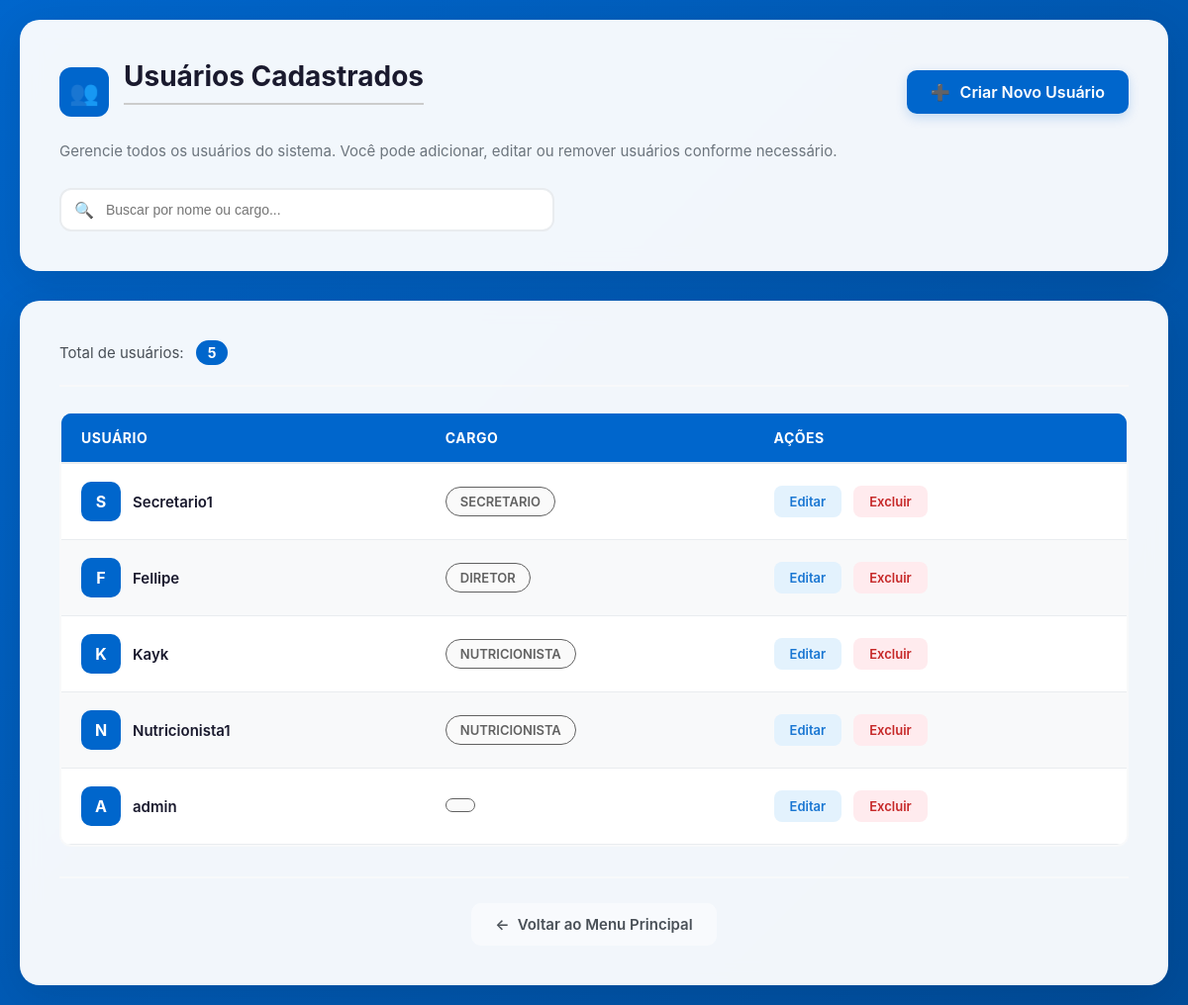
The app's page /usuarios/ (signed in), older data.
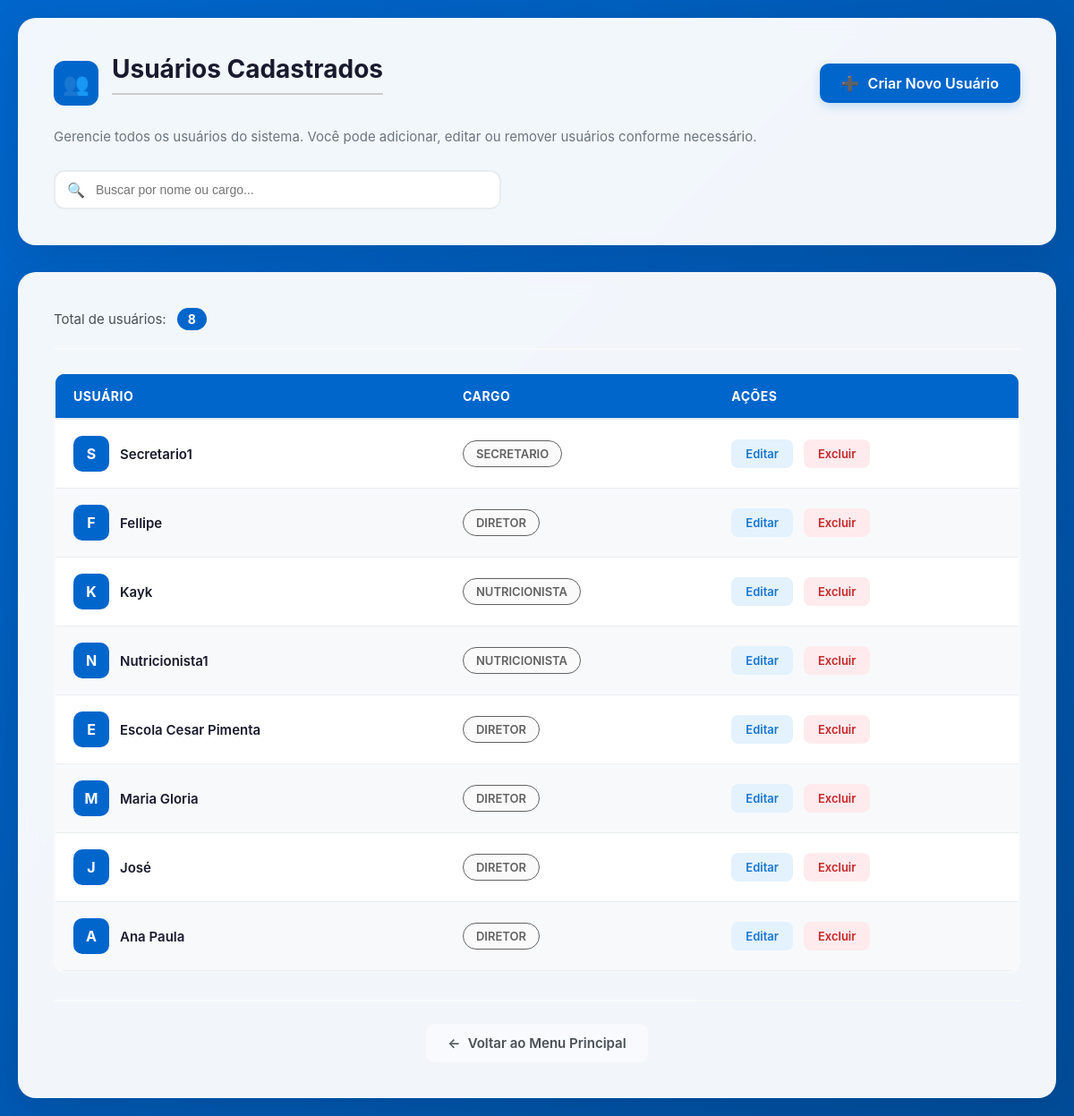
The same page, newer data.
### usuarios/models.py (models this page shows, shortened)
class Usuario(AbstractUser):
    username_validator = validators.RegexValidator(
        r'^[\w.@+ -]+$',
        'Informe um nome de usuário válido. Este valor pode conter apenas letras, números, espaços e os caracteres @/./+/-/_.'
    )
    username = models.CharField(
        max_length=150,
        unique=True,
        help_text='Obrigatório. 150 caracteres ou menos. Letras, números e espaços apenas.',
        validators=[username_validator],
        error_messages={
            'unique': "Um usuário com este nome já existe.",
        },
    )
    FUNCOES = (
        ('SECRETARIO', 'Secretário'),
        ('DIRETOR', 'Diretor Escolar'),
        ('NUTRICIONISTA', 'Nutricionista'),
    )
    cargo = models.CharField(max_length=20, choices=FUNCOES)
    def is_secretario(self):
        return self.cargo == 'SECRETARIO'

### usuarios/views.py (the view)
# urls.py: path('', views.lista_usuarios, name='lista_usuarios'),
@login_required
@user_passes_test(is_secretario)
def lista_usuarios(request: HttpRequest) -> HttpResponse: #Lista de usuários
    usuarios = Usuario.objects.all()
    return render(request, 'usuarios/lista.html', {'usuarios': usuarios})

### usuarios/views.py (called while the page is built)
def is_secretario(user):
    return user.is_secretario() and user.cargo == "SECRETARIO"

### usuarios/templates/usuarios/lista.html (shortened to what this page needs)
{% load static %}
<!DOCTYPE html>
<html lang="pt-BR">
<head>
    <link rel="stylesheet" href="{% static 'usuarios/base.css' %}">
    <link rel="stylesheet" href="{% static 'usuarios/usuarios_lista.css' %}">
</head>
<body>
    <div class="container-principal">
        <header class="cabecalho-usuarios">
            <div class="cabecalho-topo">
                <div class="titulo-secao">
                    <div class="icone-usuarios">👥</div>
                    <div>
                        <h1>Usuários Cadastrados</h1>
                    </div>
                </div>
                <a href="{% url 'criar_usuario' %}" class="botao-criar">
                    <span>➕</span>
                    Criar Novo Usuário
                </a>
            </div>
            <p class="descricao-secao">
                Gerencie todos os usuários do sistema. Você pode adicionar, editar ou remover usuários conforme necessário.
            </p>
            <div class="barra-pesquisa">
                <input type="text" placeholder="Buscar por nome ou cargo..." id="campoBusca" onkeyup="filtrarUsuarios()">
            </div>
        </header>
        <main class="conteudo-tabela">
            {% if usuarios %}
            <div class="informacoes-topo">
                <div class="contador-usuarios">
                    <span>Total de usuários:</span>
                    <span class="badge-total">{{ usuarios|length }}</span>
                </div>
            </div>
            <div class="tabela-wrapper">
                <table class="tabela-usuarios" id="tabelaUsuarios">
                    <thead>
                        <tr>
                            <th>Usuário</th>
                            <th>Cargo</th>
                            <th>Ações</th>
                        </tr>
                    </thead>
                    <tbody>
                        {% for u in usuarios %}
                        <tr>
                            <td>
                                <div class="coluna-usuario">
                                    <div class="avatar-usuario">{{ u.username|slice:":1"|upper }}</div>
                                    <span class="nome-usuario">{{ u.username }}</span>
                                </div>
                            </td>
                            <td>
                                <span class="badge-cargo {% if u.cargo == 'Secretário' %}secretario{% elif u.cargo == 'Diretor' %}diretor{% elif u.cargo == 'Funcionário' %}funcionario{% else %}outro{% endif %}">
                                    {{ u.cargo }}
                                </span>
                            </td>
                            <td>
                                <div class="acoes-celula">
                                    <a href="{% url 'editar_usuario' u.id %}" class="botao-acao botao-editar">
                                        Editar
                                    </a>
                                    <a href="{% url 'excluir_usuario' u.id %}" class="botao-acao botao-excluir">
                                        Excluir
                                    </a>
                                </div>
                            </td>
                        </tr>
                        {% endfor %}
                    </tbody>
                </table>
            </div>
            {% endif %}
            <footer class="rodape-tabela">
                <a href="{% url 'menu_secretario' %}" class="botao-voltar">
                    <span>←</span>
                    Voltar ao Menu Principal
                </a>
            </footer>
        </main>
    </div>
</body>
</html>

Row changes from the older to the newer data that the page shows:
removed Usuario: username "A", username "admin"
added Usuario: username "E", username "Escola Cesar Pimenta", cargo "DIRETOR"
added Usuario: username "M", username "Maria Gloria", cargo "DIRETOR"
added Usuario: username "J", username "José", cargo "DIRETOR"
added Usuario: username "A", username "Ana Paula", cargo "DIRETOR"
Text that changed along with them:
{{ usuarios|length }}: "5" → "8"
